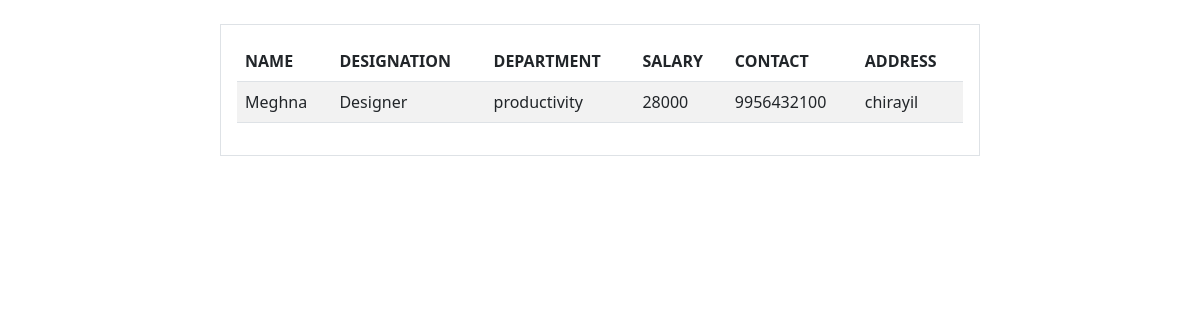
/employee/3/, run on the app's committed database.
### myapp/models.py (models this page shows)
class Employee(models.Model):
    name=models.CharField(max_length=200)
    designation=models.CharField(max_length=200)
    department=models.CharField(max_length=200)
    salary=models.PositiveIntegerField()
    contact=models.PositiveIntegerField()
    address=models.CharField(max_length=200)

### myapp/views.py (the view)
# urls.py: path('employee/<int:pk>/',views.EmployeeDetailView.as_view(),name="employee-detail"),
class EmployeeDetailView(View):
    def get(self,request,*args,**kwargs):
        id=kwargs.get("pk")
        qs=Employee.objects.get(id=id)
        return render(request,"employees_detail.html",{"employee":qs})

### myapp/templates/employees_detail.html (shortened to what this page needs)
<!DOCTYPE html>
<html lang="en">
<head>
    <link href="https://cdn.jsdelivr.net/npm/bootstrap@5.0.2/dist/css/bootstrap.min.css" rel="stylesheet">
</head>
<body>
    <div class="container">
        <div class="row">
            <div class="col-2"></div>
            <div class="col-8 mt-4 border p-3 w-80 mx-auto">
                <table class="table table-striped">
                        <th>NAME</th>
                        <th>DESIGNATION</th>
                        <th>DEPARTMENT</th>
                        <th>SALARY</th>
                        <th>CONTACT</th>
                        <th>ADDRESS</th>
                    <tr>
                        <td>{{employee.name}}</td>
                        <td>{{employee.designation}}</td>
                        <td>{{employee.department}}</td>
                        <td>{{employee.salary}}</td>
                        <td>{{employee.contact}}</td>
                        <td>{{employee.address}}</td>
                    </tr>
                </table>
            </div>
            <div class="col-2"></div>
        </div>
    </div>
</body>
</html>

### data on the page
Employee: name "Meghna", designation "Designer", department "productivity", salary "28000", contact "9956432100", address "chirayil"
